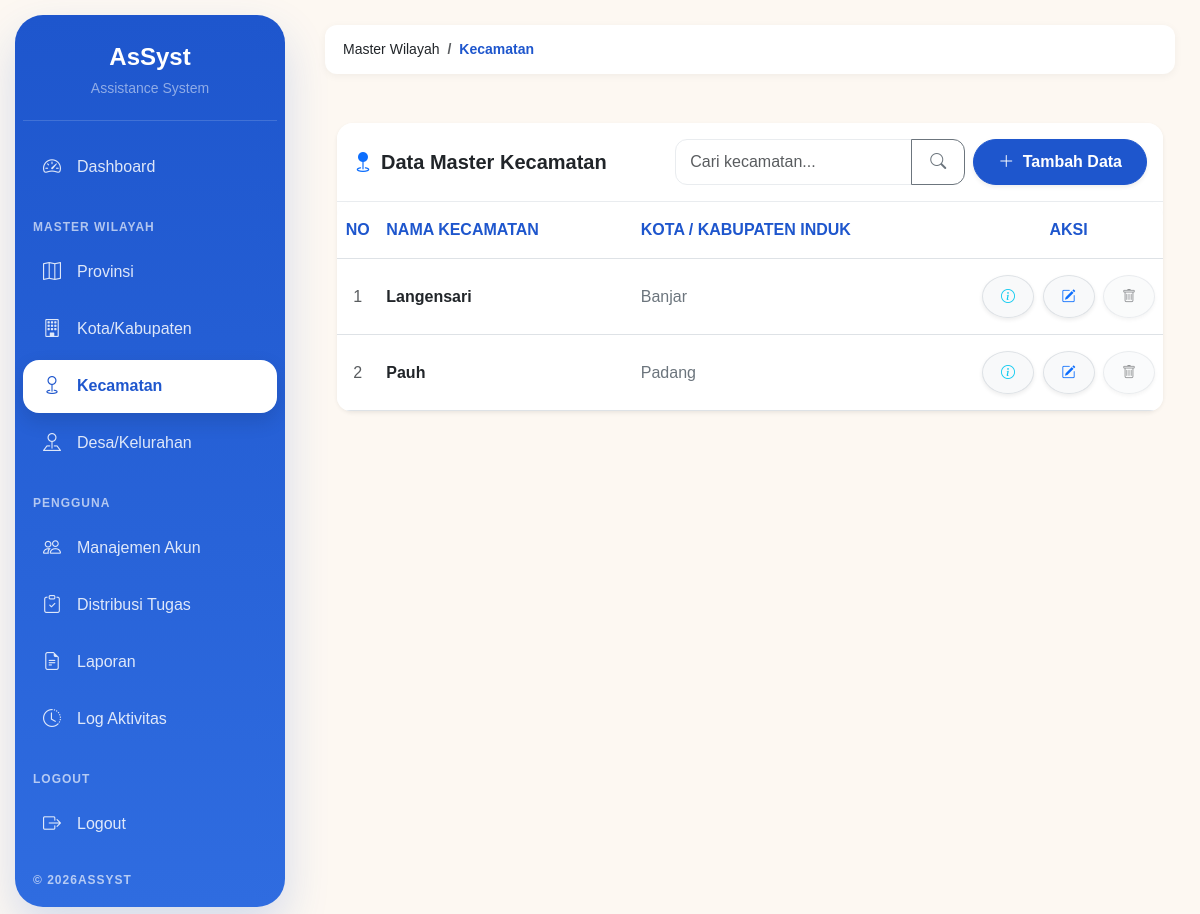
The page /index.php?page=kecamatan (signed in) on the database its author committed.
### tables this page shows
CREATE TABLE `kecamatan` (
  `id_kecamatan` int(11) NOT NULL,
  `id_kota` int(11) NOT NULL,
  `nama_kecamatan` varchar(100) NOT NULL
);

CREATE TABLE `kota` (
  `id_kota` int(11) NOT NULL,
  `id_provinsi` int(11) NOT NULL,
  `nama_kota` varchar(100) NOT NULL
);

### controllers/KecamatanController.php (called while the page is built, shortened)
<?php
require_once 'models/Kecamatan.php';
class KecamatanController
{
    private $kecamatan;
    public function __construct($db)
    {
        $this->kecamatan = new Kecamatan($db);
    }
    public function index()
    {
        $search = $_GET['search'] ?? '';
        $result = $this->kecamatan->getAll($search);
        $kecamatan = [];
        while ($row = mysqli_fetch_assoc($result)) {
            $row['can_delete'] = $this->kecamatan->canDelete($row['id_kecamatan']);
            $kecamatan[] = $row;
        }
        include "views/layouts/app.php";
    }
}

### index.php (called while the page is built, shortened)
<?php
require_once 'routes/web.php';

### models/Kecamatan.php (called while the page is built, shortened)
<?php
class Kecamatan
{
    private $conn;
    private $table = "kecamatan";
    public function __construct($db)
    {
        $this->conn = $db;
    }
    public function getAll($search = '')
    {
        $sql = "
            SELECT
                kc.*,
                k.nama_kota,
                p.nama_provinsi,
                (
                    SELECT COUNT(*)
                    FROM desa d
                    WHERE d.id_kecamatan = kc.id_kecamatan
                ) AS total_desa
            FROM {$this->table} kc
            INNER JOIN kota k
                ON k.id_kota = kc.id_kota
            INNER JOIN provinsi p
                ON p.id_provinsi = k.id_provinsi
        ";
        $sql .= "
            ORDER BY
                p.nama_provinsi,
                k.nama_kota,
                kc.nama_kecamatan ASC
        ";
        return mysqli_query($this->conn, $sql);
    }
    public function canDelete($id)
    {
        $id = (int)$id;
        $sql = "
            SELECT COUNT(*) total
            FROM desa
            WHERE id_kecamatan='$id'
        ";
        $row = mysqli_fetch_assoc(
            mysqli_query($this->conn, $sql)
        );
        return $row['total'] == 0;
    }
}

### views/wilayah/kecamatan/index.php (the view, shortened to what this page needs)
<div class="container-fluid py-4 fade-up">
    <div class="card border-0 shadow-sm" style="border-radius: 16px;">
        <div class="card-header bg-white d-flex flex-column flex-md-row justify-content-between align-items-md-center py-3 gap-3" style="border-radius: 16px 16px 0 0;">
            <h5 class="fw-bold mb-0 text-dark"><i class="bi bi-geo-fill text-primary me-2"></i>Data Master Kecamatan</h5>
            <div class="d-flex flex-column flex-md-row gap-2">
                <form action="index.php" method="GET" class="mb-0">
                    <div class="input-group">
                        <input type="text" name="search" class="form-control" placeholder="Cari kecamatan..." value="<?= htmlspecialchars($_GET['search'] ?? '') ?>">
                        <button class="btn btn-outline-secondary" type="submit"><i class="bi bi-search"></i></button>
                    </div>
                </form>
                <button type="button" class="btn btn-primary rounded-pill px-4 shadow-sm fw-bold text-nowrap" data-bs-toggle="modal" data-bs-target="#modalTambahKecamatan">
                    <i class="bi bi-plus-lg me-1"></i> Tambah Data
                </button>
            </div>
        </div>
        <div class="card-body p-0">
            <div class="table-responsive">
                <table class="table table-hover align-middle mb-0">
                    <thead style="background-color: #F8F9FA;">
                        <tr>
                            <th width="5%" class="text-center py-3">NO</th>
                            <th class="py-3">NAMA KECAMATAN</th>
                            <th class="py-3">KOTA / KABUPATEN INDUK</th>
                            <th width="15%" class="text-center py-3">AKSI</th>
                        </tr>
                    </thead>
                    <tbody>
                        <?php if (count($kecamatan) > 0): ?>
                            <?php $no = 1; foreach($kecamatan as $row): ?>
                            <tr class="border-bottom">
                                <td class="text-center py-3 text-muted"><?= $no++ ?></td>
                                <td class="py-3 fw-bold text-dark"><?= htmlspecialchars($row['nama_kecamatan']) ?></td>
                                <td class="py-3 text-secondary"><?= htmlspecialchars($row['nama_kota'] ?? 'Tidak Diketahui') ?></td>
                                <td class="text-center py-3 text-nowrap">
                                    <a href="?page=kecamatan-detail&id=<?= $row['id_kecamatan'] ?>" class="btn btn-sm btn-light border shadow-sm rounded-circle text-info" title="Detail">
                                        <i class="bi bi-info-circle"></i>
                                    </a>
                                    <a href="?page=kecamatan-edit&id=<?= $row['id_kecamatan'] ?>" class="btn btn-sm btn-light border shadow-sm rounded-circle text-primary ms-1" title="Ubah Data">
                                        <i class="bi bi-pencil-square"></i>
                                    </a>
                                    <?php if ($row['can_delete']): ?>
                                        <a href="?page=kecamatan-delete&id=<?= $row['id_kecamatan'] ?>" class="btn btn-sm btn-light border shadow-sm rounded-circle text-danger ms-1" onclick="return confirm('Hapus kecamatan ini secara permanen?');" title="Hapus Data">
                                            <i class="bi bi-trash"></i>
                                        </a>
                                    <?php else: ?>
                                        <button class="btn btn-sm btn-light border shadow-sm rounded-circle text-muted ms-1" title="Data sedang terhubung dengan wilayah desa/kelurahan" disabled>
                                            <i class="bi bi-trash"></i>
                                        </button>
                                    <?php endif; ?>
                                </td>
                            </tr>
                            <?php endforeach; ?>
                        <?php endif; ?>
                    </tbody>
                </table>
            </div>
        </div>
    </div>
</div>

### assets/css/style.css (style rules this page uses)
:root { --primary:#1E56CD; --primary-dark:#1846A8; --primary-light:#EAF0FF; --background:#FDF8F2; --white:#FFFFFF; --success:#28A745; --danger:#DC3545; --warning:#FFC107; --info:#0DCAF0; --text:#212529; --text-muted:#6C757D; --border:#E9ECEF; --shadow-sm:0 2px 8px rgba(0,0,0,.05); --shadow-md:0 4px 16px rgba(0,0,0,.08); --radius:14px; --sidebar-width:260px; --transition:.3s ease; }
* { margin:0; padding:0; box-sizing:border-box; }
body { background:var(--background); font-family:'Poppins',sans-serif; color:var(--text); overflow-x:hidden; }
a { text-decoration:none; }
.card { border:none; border-radius:var(--radius); box-shadow:var(--shadow-sm); }
.card-header { background:white; border-bottom:1px solid var(--border); font-weight:600; }
.table { background:white; }
.table thead { background:var(--primary-light); }
.table th { color:var(--primary); font-weight:600; }
.table-responsive { border-radius:14px; overflow:hidden; }
.form-control, .form-select { border-radius:12px; border:1px solid var(--border); padding:10px 14px; }
.btn { border-radius:12px; padding:10px 18px; font-weight:500; }
.btn-primary { background:var(--primary); border-color:var(--primary); }
.fade-up { animation:fadeUp .5s ease; }

### rows shown on the page
kecamatan: nama_kecamatan "Langensari", id_kota.nama_kota "Banjar"
kecamatan: nama_kecamatan "Pauh", id_kota.nama_kota "Padang"

### other values the page prints
$item "Master Wilayah"
$item "Kecamatan"
